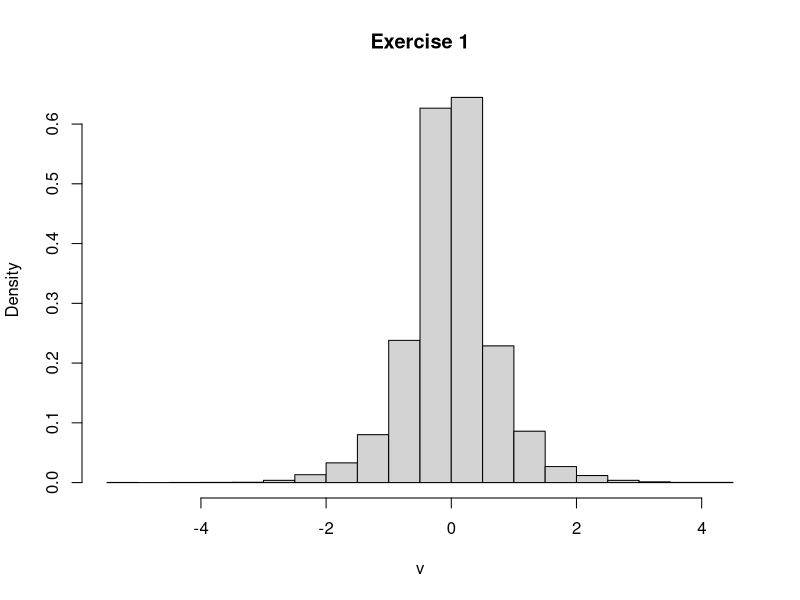

This chart was generated by the following R code:
u = runif(1)
u
if(u<1/2){
  b = function(x){ exp(2*x)/2 - u }
  v = uniroot(f = b,lower = -100000 ,upper = 0)$root
}else{
  b = function(x){ (2-exp(-2*x))/2 - u }
  v = uniroot(f = b,lower = 0 ,upper = 100000)$root
}
v

m = 10000
u = runif(m)
v = numeric(m)
for (i in 1:m){
  if(u[i]<1/2){
    b = function(x){ exp(2*x)/2 - u[i] }
    v[i] = uniroot(f = b,lower = -100000 ,upper = 0)$root
  }else{
    b = function(x){ (2-exp(-2*x))/2 - u[i] }
    v[i] = uniroot(f = b,lower = 0 ,upper = 100000)$root
  }
}
hist(v,freq = F ,main = "Exercise 1")
mean(v)
var(v)

